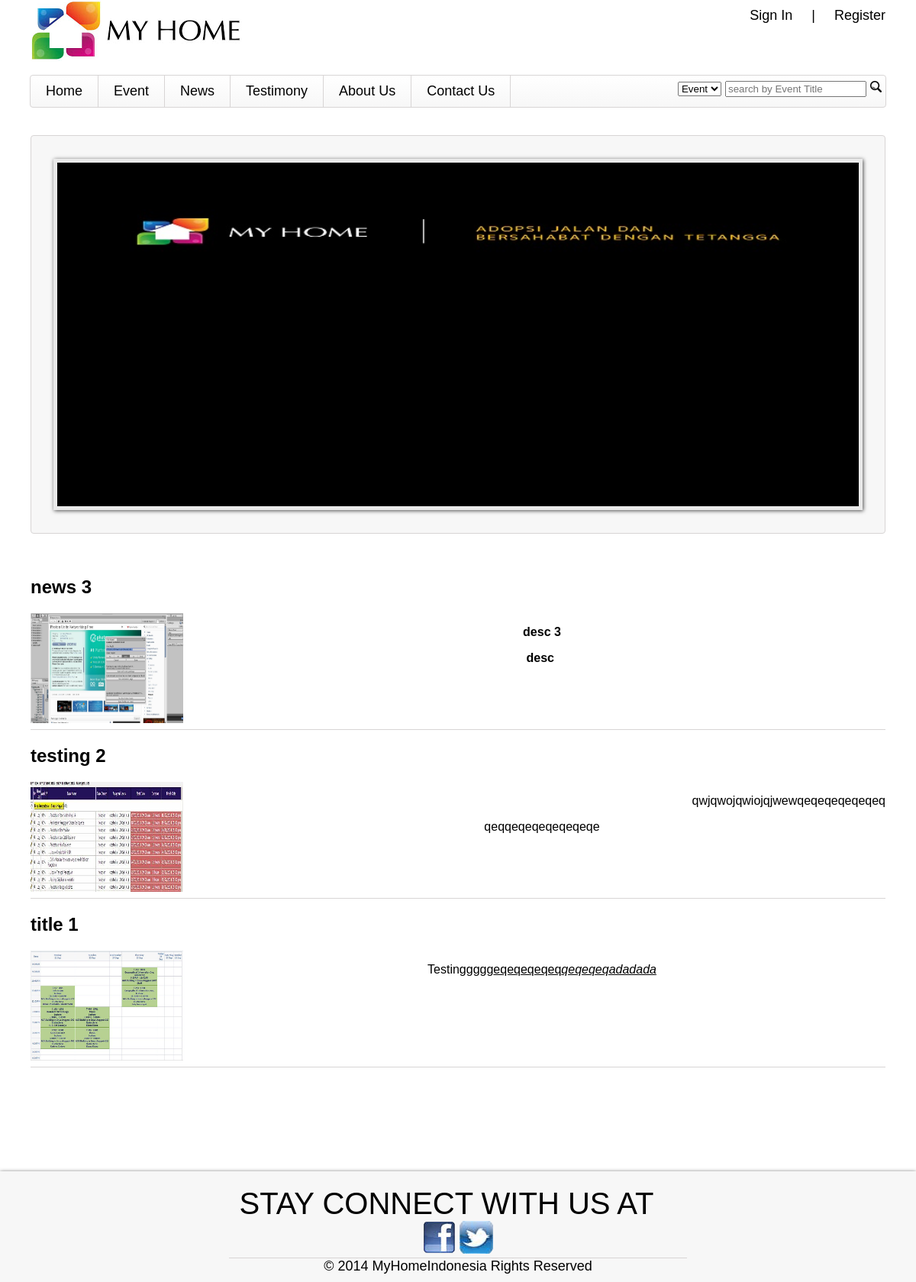
The app's page /home.php with its own data.
### tables this page shows
CREATE TABLE IF NOT EXISTS `news` (
  `NewsID` char(7) NOT NULL,
  `Title` varchar(50) NOT NULL,
  `Description` text NOT NULL,
  `CreateDate` datetime NOT NULL,
  `Photo` varchar(100) NOT NULL,
  `StaffID` char(7) NOT NULL,
  PRIMARY KEY (`NewsID`,`StaffID`),
  KEY `StaffID` (`StaffID`)
);

### home.php (the view, shortened to what this page needs)
<!DOCTYPE HTML PUBLIC "-//W3C//DTD HTML 4.01 Transitional//EN" "http://www.w3.org/TR/html4/loose.dtd">
<html>
	<head>
		<link href="assets/css/style.css" rel="stylesheet" type="text/css" />
		<link href="assets/css/slider.css" rel="stylesheet" type="text/css" />
		<link href="assets/css/animation.css" rel="stylesheet" type="text/css" />
	    <link href="assets/css/jquery_notification.css" type="text/css" rel="stylesheet"/>
	</head>
	<?php
		include("header.php");
	?>
	<body>
		<div id="container">
			<div id="content">
				<div class="containerslide">
                    <div id="content-slider">
                        <div id="slider">
                            <div id="mask">
                            <ul>
                            <li id="first" class="firstanimation">
                            </li>
                            <li id="second" class="secondanimation">
                            </li>
                            <li id="third" class="thirdanimation">
                            </li>
                            <li id="fourth" class="fourthanimation">
                            </li>
                            <li id="fifth" class="fifthanimation">
                            <a href="#">
                            <img class="img" src="assets/images/imageslide/Myhome5.jpg" alt="Sunbathing"/>
                            </a>
                            </li>
                            </ul>
                            </div>
                            <div class="progress-bar"></div>
                        </div>
                    </div>
               	</div>
				<br/><br/>
				<?php
					$query = "select * from news order by NewsID desc LIMIT 3";
					$result = mysql_query($query);
					while($row=mysql_fetch_array($result)){
				?>
				<div class="news">
					<h2><?php echo $row['Title']?></h2>
					<img style="width:200px;height:144px" src="assets/images/photonews/<?php echo $row['Photo']?>" class="newspicture"/>
					<div class="newstext">
						<?php
							$desc = $row['Description'];
							if (strlen($desc) > 340) {
							$desc = substr($desc, 0, 340);
							echo rtrim($desc).'...';
							}
							else
							echo $desc;
						?>
					</div>
					<br/>
				</div>
				<?php
					}
				?>
				<br/><br/>
			</div>
			<?php
				include("footer.php");
			?>
		</div>
	</body>
</html>

### assets/css/style.css (style rules this page uses)
body { margin:0 0; padding:0 0; }
#container { width:auto; height:auto; margin:0 auto; }
#content { width:1120px; height:auto; margin: 0 auto; }
.news { width:auto; height:200px; border-bottom:1px solid #d8d5d5; font:normal 16px Calibri,Sans-Serif; }
.newstext { width:auto; height:125px; word-break: break-all; overflow:hidden; padding-left: 20px; font:normal 16px Calibri,Sans-Serif; }
.newspicture { float:left; vertical-align: text-top; }

### assets/css/slider.css (style rules this page uses)
.img { width:1050px; height:460px; float:left; }
.containerslide { overflow:hidden; width:auto; margin-left:0px; border:1px solid #d8d5d5; padding:20px 0; background-color: #f7f7f7; border-radius: 4px; }
#content-slider { width:100%; height:470px; margin:-30px auto 0; }
#slider { background:#000; border:5px solid #eaeaea; box-shadow:1px 1px 5px rgba(0,0,0,0.7); height:450px; width:1050px; margin:40px auto 0; overflow:visible; position:relative; }
#mask { overflow:hidden; height:450px; }
#slider ul { margin:0; padding:0; position:relative; }
#slider li { width:1150px; height:450px; position:absolute; top:-325px; list-style:none; }
#slider li.firstanimation { -moz-animation:cycle 25s linear infinite; -webkit-animation:cycle 25s linear infinite; }
#slider li.secondanimation { -moz-animation:cycletwo 25s linear infinite; -webkit-animation:cycletwo 25s linear infinite; }
#slider li.thirdanimation { -moz-animation:cyclethree 25s linear infinite; -webkit-animation:cyclethree 25s linear infinite; }
#slider li.fourthanimation { -moz-animation:cyclefour 25s linear infinite; -webkit-animation:cyclefour 25s linear infinite; }
#slider li.fifthanimation { -moz-animation:cyclefive 25s linear infinite; -webkit-animation:cyclefive 25s linear infinite; }
.progress-bar { position:relative; top:-5px; width:680px; height:5px; background:#000; -moz-animation:fullexpand 25s ease-out infinite; -webkit-animation:fullexpand 25s ease-out infinite; }

### records on screen
news: Title "news 3", Photo (picture), Description "desc 3 desc"
news: Title "testing 2", Photo (picture), Description "qwjqwojqwiojqjwewqeqeqeqeqeqeq qeqqeqeqeqeqeqeqe"
news: Title "title 1", Photo (picture), Description "Testinggggg eqeqeqeqeq qeqeqeqadadada"
